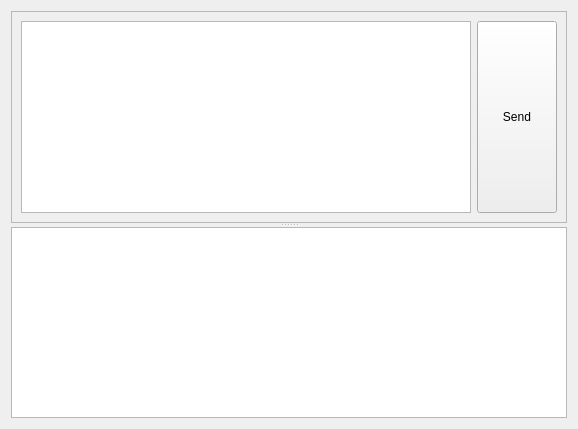
<?xml version="1.0" encoding="UTF-8"?>
<ui version="4.0">
 <class>ContactThread</class>
 <widget class="QWidget" name="ContactThread">
  <property name="geometry">
   <rect>
    <x>0</x>
    <y>0</y>
    <width>578</width>
    <height>429</height>
   </rect>
  </property>
  <property name="windowTitle">
   <string>Form</string>
  </property>
  <layout class="QHBoxLayout" name="horizontalLayout">
   <item>
    <widget class="QSplitter" name="splitter">
     <property name="orientation">
      <enum>Qt::Vertical</enum>
     </property>
     <widget class="QFrame" name="frame">
      <property name="frameShape">
       <enum>QFrame::StyledPanel</enum>
      </property>
      <property name="frameShadow">
       <enum>QFrame::Raised</enum>
      </property>
      <layout class="QHBoxLayout" name="horizontalLayout_2">
       <item>
        <widget class="QTextEdit" name="textEdit"/>
       </item>
       <item>
        <widget class="QPushButton" name="sendButton">
         <property name="sizePolicy">
          <sizepolicy hsizetype="Minimum" vsizetype="Minimum">
           <horstretch>0</horstretch>
           <verstretch>0</verstretch>
          </sizepolicy>
         </property>
         <property name="text">
          <string>Send</string>
         </property>
        </widget>
       </item>
      </layout>
     </widget>
     <widget class="QScrollArea" name="scrollArea">
      <property name="sizePolicy">
       <sizepolicy hsizetype="Expanding" vsizetype="Expanding">
        <horstretch>0</horstretch>
        <verstretch>1</verstretch>
       </sizepolicy>
      </property>
      <property name="styleSheet">
       <string notr="true"/>
      </property>
      <property name="horizontalScrollBarPolicy">
       <enum>Qt::ScrollBarAsNeeded</enum>
      </property>
      <property name="widgetResizable">
       <bool>true</bool>
      </property>
      <property name="alignment">
       <set>Qt::AlignBottom|Qt::AlignLeading|Qt::AlignLeft</set>
      </property>
      <widget class="QWidget" name="scrollAreaContent">
       <property name="geometry">
        <rect>
         <x>0</x>
         <y>0</y>
         <width>556</width>
         <height>187</height>
        </rect>
       </property>
       <property name="styleSheet">
        <string notr="true">QWidget#scrollAreaContent {
	background-color: rgb(255, 255, 255);
}</string>
       </property>
       <layout class="QVBoxLayout" name="verticalLayout_2"/>
      </widget>
     </widget>
    </widget>
   </item>
  </layout>
 </widget>
 <resources/>
 <connections/>
</ui>
